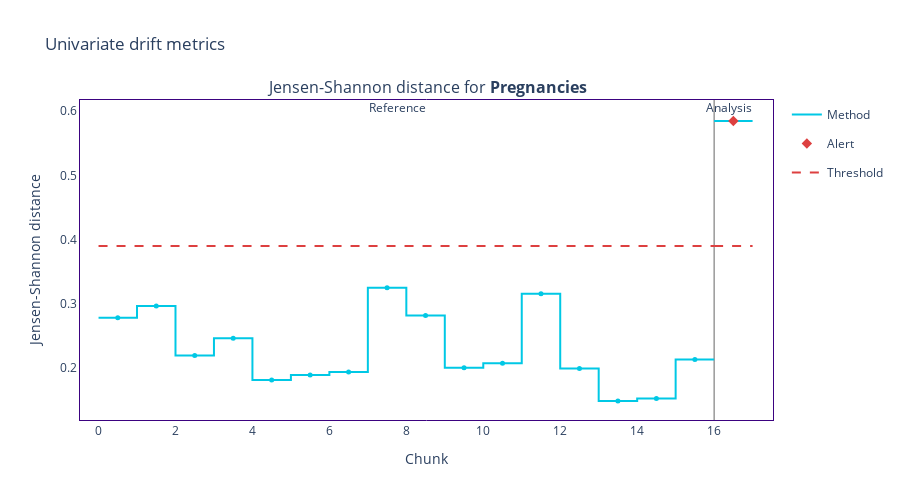
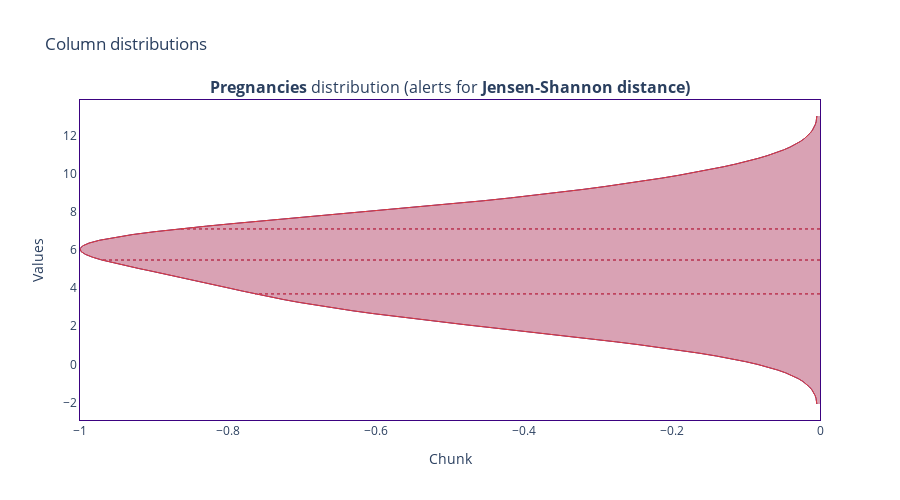
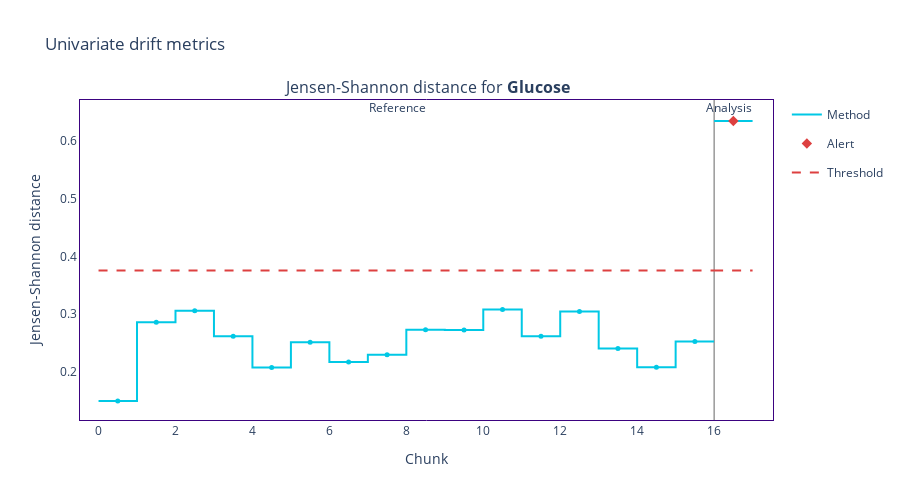
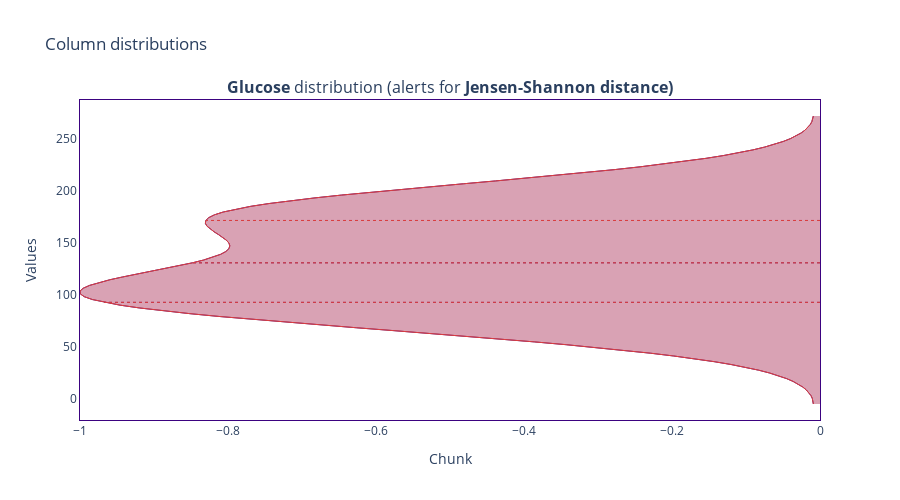

The code cell stored with these charts, in order, in its notebook:
### Code cell
ud, ep = nml_analysis(estimator, udc, new_test_data, col_names)

### Figure 1 — Plotly figure (JSON) as saved in the notebook; plotly's stock layout.template omitted (floating-point values rounded to 4 significant figures)
{"data": [{"hoverinfo": "skip", "legendgroup": "metric_reference", "line": {"color": "#00c8e5", "shape": "hv", "width": 2}, "mode": "lines", "name": "Method", "showlegend": true, "type": "scatter", "x": [0, 1, 2, 3, 4, 5, 6, 7, 8, 9, 10, 11, 12, 13, 14, 15, 16], "xaxis": "x", "y": [0.2783, 0.2966, 0.2199, 0.2465, 0.1815, 0.1896, 0.1942, 0.3253, 0.282, 0.2008, 0.2079, 0.3157, 0.1995, 0.1492, 0.153, 0.2133, 0.2133], "yaxis": "y"}, {"customdata": [["Jensen-Shannon distance for <b>Pregnancies</b>", "<b style=\"color:Colors.BLUE_SKY_CRAYOLA;line-height:60px\">Reference</b>", "", "[0:49]", "Chunk index: <b>0</b>", 0.2783], ["Jensen-Shannon distance for <b>Pregnancies</b>", "<b style=\"color:Colors.BLUE_SKY_CRAYOLA;line-height:60px\">Reference</b>", "", "[50:99]", "Chunk index: <b>1</b>", 0.2966], ["Jensen-Shannon distance for <b>Pregnancies</b>", "<b style=\"color:Colors.BLUE_SKY_CRAYOLA;line-height:60px\">Reference</b>", "", "[100:149]", "Chunk index: <b>2</b>", 0.2199], ["Jensen-Shannon distance for <b>Pregnancies</b>", "<b style=\"color:Colors.BLUE_SKY_CRAYOLA;line-height:60px\">Reference</b>", "", "[150:199]", "Chunk index: <b>3</b>", 0.2465], ["Jensen-Shannon distance for <b>Pregnancies</b>", "<b style=\"color:Colors.BLUE_SKY_CRAYOLA;line-height:60px\">Reference</b>", "", "[200:249]", "Chunk index: <b>4</b>", 0.1815], ["Jensen-Shannon distance for <b>Pregnancies</b>", "<b style=\"color:Colors.BLUE_SKY_CRAYOLA;line-height:60px\">Reference</b>", "", "[250:299]", "Chunk index: <b>5</b>", 0.1896], ["Jensen-Shannon distance for <b>Pregnancies</b>", "<b style=\"color:Colors.BLUE_SKY_CRAYOLA;line-height:60px\">Reference</b>", "", "[300:349]", "Chunk index: <b>6</b>", 0.1942], ["Jensen-Shannon distance for <b>Pregnancies</b>", "<b style=\"color:Colors.BLUE_SKY_CRAYOLA;line-height:60px\">Reference</b>", "", "[350:399]", "Chunk index: <b>7</b>", 0.3253], ["Jensen-Shannon distance for <b>Pregnancies</b>", "<b style=\"color:Colors.BLUE_SKY_CRAYOLA;line-height:60px\">Reference</b>", "", "[400:449]", "Chunk index: <b>8</b>", 0.282], ["Jensen-Shannon distance for <b>Pregnancies</b>", "<b style=\"color:Colors.BLUE_SKY_CRAYOLA;line-height:60px\">Reference</b>", "", "[450:499]", "Chunk index: <b>9</b>", 0.2008], ["Jensen-Shannon distance for <b>Pregnancies</b>", "<b style=\"color:Colors.BLUE_SKY_CRAYOLA;line-height:60px\">Reference</b>", "", "[500:549]", "Chunk index: <b>10</b>", 0.2079], ["Jensen-Shannon distance for <b>Pregnancies</b>", "<b style=\"color:Colors.BLUE_SKY_CRAYOLA;line-height:60px\">Reference</b>", "", "[550:599]", "Chunk index: <b>11</b>", 0.3157], ["Jensen-Shannon distance for <b>Pregnancies</b>", "<b style=\"color:Colors.BLUE_SKY_CRAYOLA;line-height:60px\">Reference</b>", "", "[600:649]", "Chunk index: <b>12</b>", 0.1995], ["Jensen-Shannon distance for <b>Pregnancies</b>", "<b style=\"color:Colors.BLUE_SKY_CRAYOLA;line-height:60px\">Reference</b>", "", "[650:699]", "Chunk index: <b>13</b>", 0.1492], ["Jensen-Shannon distance for <b>Pregnancies</b>", "<b style=\"color:Colors.BLUE_SKY_CRAYOLA;line-height:60px\">Reference</b>", "", "[700:749]", "Chunk index: <b>14</b>", 0.153], ["Jensen-Shannon distance for <b>Pregnancies</b>", "<b style=\"color:Colors.BLUE_SKY_CRAYOLA;line-height:60px\">Reference</b>", "", "[750:767]", "Chunk index: <b>15</b>", 0.2133]], "hovertemplate": "%{customdata[1]} &nbsp; &nbsp; %{customdata[2]} <br />Chunk: <b>%{customdata[3]}</b> &nbsp; &nbsp; %{customdata[4]} <br />%{customdata[0]}: <b>%{customdata[5]}</b><b r /><extra></extra>", "legendgroup": "metric_reference", "marker": {"color": "#00c8e5", "size": 5, "symbol": "circle"}, "mode": "markers", "name": "Method", "showlegend": false, "type": "scatter", "x": [0.5, 1.5, 2.5, 3.5, 4.5, 5.5, 6.5, 7.5, 8.5, 9.5, 10.5, 11.5, 12.5, 13.5, 14.5, 15.5], "xaxis": "x", "y": [0.2783, 0.2966, 0.2199, 0.2465, 0.1815, 0.1896, 0.1942, 0.3253, 0.282, 0.2008, 0.2079, 0.3157, 0.1995, 0.1492, 0.153, 0.2133, 0.2133], "yaxis": "y"}, {"hoverinfo": "skip", "legendgroup": "metric_analysis", "line": {"color": "#00c8e5", "shape": "hv", "width": 2}, "mode": "lines", "name": "Method", "showlegend": false, "type": "scatter", "x": [16, 17], "xaxis": "x", "y": [0.5846, 0.5846], "yaxis": "y"}, {"customdata": [["Jensen-Shannon distance for <b>Pregnancies</b>", "<b style=\"color:Colors.BLUE_SKY_CRAYOLA;line-height:60px\">Analysis</b>", "<span style=\"color:#AD0000\">⚠ <b>Drift detected</b></span>", "[0:9]", "Chunk index: <b>0</b>", 0.5846]], "hovertemplate": "%{customdata[1]} &nbsp; &nbsp; %{customdata[2]} <br />Chunk: <b>%{customdata[3]}</b> &nbsp; &nbsp; %{customdata[4]} <br />%{customdata[0]}: <b>%{customdata[5]}</b><b r /><extra></extra>", "legendgroup": "metric_analysis", "marker": {"color": "#00c8e5", "size": 5, "symbol": "circle"}, "mode": "markers", "name": "Method", "showlegend": false, "type": "scatter", "x": [16.5], "xaxis": "x", "y": [0.5846, 0.5846], "yaxis": "y"}, {"hoverinfo": "skip", "legendgroup": "alert", "marker": {"color": "#DD4040", "size": 8, "symbol": "diamond"}, "mode": "markers", "name": "Alert", "showlegend": true, "type": "scatter", "x": [16.5], "xaxis": "x", "y": [0.5846], "yaxis": "y"}, {"hoverinfo": "skip", "legendgroup": "thresh", "line": {"color": "#DD4040", "dash": "dash", "width": 2}, "mode": "lines", "name": "Threshold", "showlegend": true, "type": "scatter", "x": [0, 1, 2, 3, 4, 5, 6, 7, 8, 9, 10, 11, 12, 13, 14, 15, 16], "xaxis": "x", "y": [0.3901, 0.3901, 0.3901, 0.3901, 0.3901, 0.3901, 0.3901, 0.3901, 0.3901, 0.3901, 0.3901, 0.3901, 0.3901, 0.3901, 0.3901, 0.3901, 0.3901], "yaxis": "y"}, {"hoverinfo": "skip", "legendgroup": "thresh", "line": {"color": "#DD4040", "dash": "dash", "width": 2}, "mode": "lines", "name": "Threshold", "showlegend": false, "type": "scatter", "x": [16, 17], "xaxis": "x", "y": [0.3901, 0.3901], "yaxis": "y"}], "layout": {"annotations": [{"font": {"size": 16}, "showarrow": false, "text": "Jensen-Shannon distance for <b>Pregnancies</b>", "x": 0.5, "xanchor": "center", "xref": "paper", "y": 1, "yanchor": "bottom", "yref": "paper"}, {"showarrow": false, "text": "Reference", "x": 7.5, "xref": "x", "xshift": 10, "y": 1.01, "yref": "y domain"}, {"showarrow": false, "text": "Analysis", "x": 16, "xref": "x", "xshift": 15, "y": 1.01, "yref": "y domain"}], "height": 500, "hoverlabel": {"bgcolor": "white", "font": {"size": 14}}, "legend": {"itemclick": false, "itemdoubleclick": false, "traceorder": "grouped"}, "paper_bgcolor": "rgba(255,255,255,1)", "plot_bgcolor": "rgba(255,255,255,1)", "shapes": [{"layer": "below", "line": {"color": "#666666", "width": 1}, "type": "line", "x0": 16, "x1": 16, "xref": "x", "y0": 0, "y1": 1, "yref": "y domain"}], "title": {"text": "Univariate drift metrics"}, "xaxis": {"anchor": "y", "domain": [0, 1], "linecolor": "#3b0280", "matches": "x", "mirror": true, "showgrid": false, "title": {"text": "Chunk"}, "zeroline": false}, "yaxis": {"anchor": "x", "domain": [0, 1], "linecolor": "#3b0280", "mirror": true, "showgrid": false, "title": {"text": "Jensen-Shannon distance"}, "zeroline": false}}}

### Figure 2 — Plotly figure (JSON) as saved in the notebook; plotly's stock layout.template omitted (floating-point values rounded to 4 significant figures)
{"data": [{"hoverinfo": "skip", "line": {"color": "#3b0280", "width": 1}, "mode": "lines", "name": "Analysis", "showlegend": false, "type": "scatter", "x": [-0.004264, -0.004587, -0.005354, -0.006609, -0.008415, -0.01086, -0.01406, -0.01812, -0.0232, -0.02946, -0.03704, -0.04613, -0.05688, -0.06945, -0.08397, -0.1006, -0.1193, -0.1402, -0.1632, -0.1884, -0.2156, -0.2446, -0.2753, -0.3073, -0.3404, -0.3743, -0.4086, -0.4429, -0.4769, -0.5103, -0.5426, -0.5737, -0.6033, -0.6313, -0.6574, -0.6817, -0.7043, -0.7252, -0.7447, -0.7631, -0.7806, -0.7977, -0.8145, -0.8314, -0.8486, -0.8663, -0.8843, -0.9026, -0.9208, -0.9386, -0.9553, -0.9704, -0.9832, -0.9928, -0.9986, -1, -0.9965, -0.9877, -0.9736, -0.954, -0.9293, -0.8998, -0.8661, -0.8289, -0.7889, -0.7469, -0.7037, -0.6601, -0.6166, -0.5739, -0.5324, -0.4925, -0.4543, -0.418, -0.3836, -0.351, -0.3203, -0.2914, -0.264, -0.2382, -0.2139, -0.191, -0.1695, -0.1495, -0.1308, -0.1136, -0.09788, -0.08356, -0.07069, -0.05924, -0.04916, -0.04038, -0.03284, -0.02644, -0.02108, -0.01666, -0.01307, -0.01021, -0.008003, -0.006355, -0.005209, -0.004518, -0.004253], "xaxis": "x", "y": [-2.087, -1.939, -1.79, -1.642, -1.493, -1.345, -1.196, -1.048, -0.8994, -0.7509, -0.6025, -0.454, -0.3055, -0.157, -0.008541, 0.1399, 0.2884, 0.4369, 0.5854, 0.7338, 0.8823, 1.031, 1.179, 1.328, 1.476, 1.625, 1.773, 1.922, 2.07, 2.219, 2.367, 2.516, 2.664, 2.813, 2.961, 3.11, 3.258, 3.406, 3.555, 3.703, 3.852, 4.0, 4.149, 4.297, 4.446, 4.594, 4.743, 4.891, 5.04, 5.188, 5.337, 5.485, 5.634, 5.782, 5.931, 6.079, 6.228, 6.376, 6.524, 6.673, 6.821, 6.97, 7.118, 7.267, 7.415, 7.564, 7.712, 7.861, 8.009, 8.158, 8.306, 8.455, 8.603, 8.752, 8.9, 9.049, 9.197, 9.346, 9.494, 9.643, 9.791, 9.939, 10.09, 10.24, 10.38, 10.53, 10.68, 10.83, 10.98, 11.13, 11.28, 11.42, 11.57, 11.72, 11.87, 12.02, 12.17, 12.32, 12.46, 12.61, 12.76, 12.91, 13.06], "yaxis": "y"}, {"fill": "tonexty", "fillcolor": "rgba(0.23137254901960785, 0.00784313725490196, 0.5019607843137255, 0.2)", "hoverinfo": "skip", "line": {"color": "rgba(0,0,0,0)", "width": 1}, "showlegend": false, "type": "scatter", "x": [0, 0, 0, 0, 0, 0, 0, 0, 0, 0, 0, 0, 0, 0, 0, 0, 0, 0, 0, 0, 0, 0, 0, 0, 0, 0, 0, 0, 0, 0, 0, 0, 0, 0, 0, 0, 0, 0, 0, 0, 0, 0, 0, 0, 0, 0, 0, 0, 0, 0, 0, 0, 0, 0, 0, 0, 0, 0, 0, 0, 0, 0, 0, 0, 0, 0, 0, 0, 0, 0, 0, 0, 0, 0, 0, 0, 0, 0, 0, 0, 0, 0, 0, 0, 0, 0, 0, 0, 0, 0, 0, 0, 0, 0, 0, 0, 0, 0, 0, 0, 0, 0, 0], "xaxis": "x", "y": [-2.087, -1.939, -1.79, -1.642, -1.493, -1.345, -1.196, -1.048, -0.8994, -0.7509, -0.6025, -0.454, -0.3055, -0.157, -0.008541, 0.1399, 0.2884, 0.4369, 0.5854, 0.7338, 0.8823, 1.031, 1.179, 1.328, 1.476, 1.625, 1.773, 1.922, 2.07, 2.219, 2.367, 2.516, 2.664, 2.813, 2.961, 3.11, 3.258, 3.406, 3.555, 3.703, 3.852, 4.0, 4.149, 4.297, 4.446, 4.594, 4.743, 4.891, 5.04, 5.188, 5.337, 5.485, 5.634, 5.782, 5.931, 6.079, 6.228, 6.376, 6.524, 6.673, 6.821, 6.97, 7.118, 7.267, 7.415, 7.564, 7.712, 7.861, 8.009, 8.158, 8.306, 8.455, 8.603, 8.752, 8.9, 9.049, 9.197, 9.346, 9.494, 9.643, 9.791, 9.939, 10.09, 10.24, 10.38, 10.53, 10.68, 10.83, 10.98, 11.13, 11.28, 11.42, 11.57, 11.72, 11.87, 12.02, 12.17, 12.32, 12.46, 12.61, 12.76, 12.91, 13.06], "yaxis": "y"}, {"customdata": [["[0:9]", "Chunk index: <b>0</b>", "3.703"], ["[0:9]", "Chunk index: <b>0</b>", "3.703"]], "hoverlabel": {"bgcolor": "#3b0280", "font": {"color": "white"}}, "hovertemplate": "Chunk %{customdata[0]}: %{customdata[1]}, <b>%{customdata[2]}</b>", "line": {"color": "#3b0280", "dash": "dot", "width": 1}, "mode": "lines", "name": "Analysis", "showlegend": false, "type": "scatter", "x": [0, -0.7631], "xaxis": "x", "y": [3.703, 3.703], "yaxis": "y"}, {"customdata": [["[0:9]", "Chunk index: <b>0</b>", "5.485"], ["[0:9]", "Chunk index: <b>0</b>", "5.485"]], "hoverlabel": {"bgcolor": "#3b0280", "font": {"color": "white"}}, "hovertemplate": "Chunk %{customdata[0]}: %{customdata[1]}, <b>%{customdata[2]}</b>", "line": {"color": "#3b0280", "dash": "dot", "width": 1}, "mode": "lines", "name": "Analysis", "showlegend": false, "type": "scatter", "x": [0, -0.9704], "xaxis": "x", "y": [5.485, 5.485], "yaxis": "y"}, {"customdata": [["[0:9]", "Chunk index: <b>0</b>", "7.118"], ["[0:9]", "Chunk index: <b>0</b>", "7.118"]], "hoverlabel": {"bgcolor": "#3b0280", "font": {"color": "white"}}, "hovertemplate": "Chunk %{customdata[0]}: %{customdata[1]}, <b>%{customdata[2]}</b>", "line": {"color": "#3b0280", "dash": "dot", "width": 1}, "mode": "lines", "name": "Analysis", "showlegend": false, "type": "scatter", "x": [0, -0.8661], "xaxis": "x", "y": [7.118, 7.118], "yaxis": "y"}, {"hoverinfo": "skip", "line": {"color": "#DD4040", "width": 1}, "mode": "lines", "name": "Alerts", "showlegend": false, "type": "scatter", "x": [-0.004264, -0.004587, -0.005354, -0.006609, -0.008415, -0.01086, -0.01406, -0.01812, -0.0232, -0.02946, -0.03704, -0.04613, -0.05688, -0.06945, -0.08397, -0.1006, -0.1193, -0.1402, -0.1632, -0.1884, -0.2156, -0.2446, -0.2753, -0.3073, -0.3404, -0.3743, -0.4086, -0.4429, -0.4769, -0.5103, -0.5426, -0.5737, -0.6033, -0.6313, -0.6574, -0.6817, -0.7043, -0.7252, -0.7447, -0.7631, -0.7806, -0.7977, -0.8145, -0.8314, -0.8486, -0.8663, -0.8843, -0.9026, -0.9208, -0.9386, -0.9553, -0.9704, -0.9832, -0.9928, -0.9986, -1, -0.9965, -0.9877, -0.9736, -0.954, -0.9293, -0.8998, -0.8661, -0.8289, -0.7889, -0.7469, -0.7037, -0.6601, -0.6166, -0.5739, -0.5324, -0.4925, -0.4543, -0.418, -0.3836, -0.351, -0.3203, -0.2914, -0.264, -0.2382, -0.2139, -0.191, -0.1695, -0.1495, -0.1308, -0.1136, -0.09788, -0.08356, -0.07069, -0.05924, -0.04916, -0.04038, -0.03284, -0.02644, -0.02108, -0.01666, -0.01307, -0.01021, -0.008003, -0.006355, -0.005209, -0.004518, -0.004253], "xaxis": "x", "y": [-2.087, -1.939, -1.79, -1.642, -1.493, -1.345, -1.196, -1.048, -0.8994, -0.7509, -0.6025, -0.454, -0.3055, -0.157, -0.008541, 0.1399, 0.2884, 0.4369, 0.5854, 0.7338, 0.8823, 1.031, 1.179, 1.328, 1.476, 1.625, 1.773, 1.922, 2.07, 2.219, 2.367, 2.516, 2.664, 2.813, 2.961, 3.11, 3.258, 3.406, 3.555, 3.703, 3.852, 4.0, 4.149, 4.297, 4.446, 4.594, 4.743, 4.891, 5.04, 5.188, 5.337, 5.485, 5.634, 5.782, 5.931, 6.079, 6.228, 6.376, 6.524, 6.673, 6.821, 6.97, 7.118, 7.267, 7.415, 7.564, 7.712, 7.861, 8.009, 8.158, 8.306, 8.455, 8.603, 8.752, 8.9, 9.049, 9.197, 9.346, 9.494, 9.643, 9.791, 9.939, 10.09, 10.24, 10.38, 10.53, 10.68, 10.83, 10.98, 11.13, 11.28, 11.42, 11.57, 11.72, 11.87, 12.02, 12.17, 12.32, 12.46, 12.61, 12.76, 12.91, 13.06], "yaxis": "y"}, {"fill": "tonexty", "fillcolor": "rgba(0.8666666666666667, 0.25098039215686274, 0.25098039215686274, 0.3)", "hoverinfo": "skip", "line": {"color": "rgba(0,0,0,0)", "width": 1}, "showlegend": false, "type": "scatter", "x": [0, 0, 0, 0, 0, 0, 0, 0, 0, 0, 0, 0, 0, 0, 0, 0, 0, 0, 0, 0, 0, 0, 0, 0, 0, 0, 0, 0, 0, 0, 0, 0, 0, 0, 0, 0, 0, 0, 0, 0, 0, 0, 0, 0, 0, 0, 0, 0, 0, 0, 0, 0, 0, 0, 0, 0, 0, 0, 0, 0, 0, 0, 0, 0, 0, 0, 0, 0, 0, 0, 0, 0, 0, 0, 0, 0, 0, 0, 0, 0, 0, 0, 0, 0, 0, 0, 0, 0, 0, 0, 0, 0, 0, 0, 0, 0, 0, 0, 0, 0, 0, 0, 0], "xaxis": "x", "y": [-2.087, -1.939, -1.79, -1.642, -1.493, -1.345, -1.196, -1.048, -0.8994, -0.7509, -0.6025, -0.454, -0.3055, -0.157, -0.008541, 0.1399, 0.2884, 0.4369, 0.5854, 0.7338, 0.8823, 1.031, 1.179, 1.328, 1.476, 1.625, 1.773, 1.922, 2.07, 2.219, 2.367, 2.516, 2.664, 2.813, 2.961, 3.11, 3.258, 3.406, 3.555, 3.703, 3.852, 4.0, 4.149, 4.297, 4.446, 4.594, 4.743, 4.891, 5.04, 5.188, 5.337, 5.485, 5.634, 5.782, 5.931, 6.079, 6.228, 6.376, 6.524, 6.673, 6.821, 6.97, 7.118, 7.267, 7.415, 7.564, 7.712, 7.861, 8.009, 8.158, 8.306, 8.455, 8.603, 8.752, 8.9, 9.049, 9.197, 9.346, 9.494, 9.643, 9.791, 9.939, 10.09, 10.24, 10.38, 10.53, 10.68, 10.83, 10.98, 11.13, 11.28, 11.42, 11.57, 11.72, 11.87, 12.02, 12.17, 12.32, 12.46, 12.61, 12.76, 12.91, 13.06], "yaxis": "y"}, {"customdata": [[null, "Chunk index: <b>0</b>", 3.703], [null, "Chunk index: <b>0</b>", 3.703]], "hoverlabel": {"bgcolor": "#DD4040", "font": {"color": "white"}}, "hovertemplate": "Chunk %{customdata[0]}: %{customdata[1]}, <b>%{customdata[2]}</b>", "line": {"color": "#DD4040", "dash": "dot", "width": 1}, "mode": "lines", "name": "Alerts", "showlegend": false, "type": "scatter", "x": [0, -0.7631], "xaxis": "x", "y": [3.703, 3.703], "yaxis": "y"}, {"customdata": [[null, "Chunk index: <b>0</b>", 5.485], [null, "Chunk index: <b>0</b>", 5.485]], "hoverlabel": {"bgcolor": "#DD4040", "font": {"color": "white"}}, "hovertemplate": "Chunk %{customdata[0]}: %{customdata[1]}, <b>%{customdata[2]}</b>", "line": {"color": "#DD4040", "dash": "dot", "width": 1}, "mode": "lines", "name": "Alerts", "showlegend": false, "type": "scatter", "x": [0, -0.9704], "xaxis": "x", "y": [5.485, 5.485], "yaxis": "y"}, {"customdata": [[null, "Chunk index: <b>0</b>", 7.118], [null, "Chunk index: <b>0</b>", 7.118]], "hoverlabel": {"bgcolor": "#DD4040", "font": {"color": "white"}}, "hovertemplate": "Chunk %{customdata[0]}: %{customdata[1]}, <b>%{customdata[2]}</b>", "line": {"color": "#DD4040", "dash": "dot", "width": 1}, "mode": "lines", "name": "Alerts", "showlegend": false, "type": "scatter", "x": [0, -0.8661], "xaxis": "x", "y": [7.118, 7.118], "yaxis": "y"}], "layout": {"annotations": [{"font": {"size": 16}, "showarrow": false, "text": "<b>Pregnancies</b> distribution (alerts for <b>Jensen-Shannon distance)</b>", "x": 0.5, "xanchor": "center", "xref": "paper", "y": 1, "yanchor": "bottom", "yref": "paper"}], "height": 500, "hoverlabel": {"bgcolor": "white", "font": {"size": 14}}, "legend": {"itemclick": false, "itemdoubleclick": false, "traceorder": "grouped"}, "paper_bgcolor": "rgba(255,255,255,1)", "plot_bgcolor": "rgba(255,255,255,1)", "title": {"text": "Column distributions"}, "xaxis": {"anchor": "y", "domain": [0, 1], "linecolor": "#3b0280", "matches": "x", "mirror": true, "showgrid": false, "title": {"text": "Chunk"}, "zeroline": false}, "yaxis": {"anchor": "x", "domain": [0, 1], "linecolor": "#3b0280", "mirror": true, "showgrid": false, "title": {"text": "Values"}, "zeroline": false}}}

### Figure 3 — Plotly figure (JSON) as saved in the notebook; plotly's stock layout.template omitted (floating-point values rounded to 4 significant figures)
{"data": [{"hoverinfo": "skip", "legendgroup": "metric_reference", "line": {"color": "#00c8e5", "shape": "hv", "width": 2}, "mode": "lines", "name": "Method", "showlegend": true, "type": "scatter", "x": [0, 1, 2, 3, 4, 5, 6, 7, 8, 9, 10, 11, 12, 13, 14, 15, 16], "xaxis": "x", "y": [0.1499, 0.286, 0.306, 0.2618, 0.2078, 0.2516, 0.2171, 0.2298, 0.2732, 0.2728, 0.3081, 0.2619, 0.3047, 0.2407, 0.2083, 0.253, 0.253], "yaxis": "y"}, {"customdata": [["Jensen-Shannon distance for <b>Glucose</b>", "<b style=\"color:Colors.BLUE_SKY_CRAYOLA;line-height:60px\">Reference</b>", "", "[0:49]", "Chunk index: <b>0</b>", 0.1499], ["Jensen-Shannon distance for <b>Glucose</b>", "<b style=\"color:Colors.BLUE_SKY_CRAYOLA;line-height:60px\">Reference</b>", "", "[50:99]", "Chunk index: <b>1</b>", 0.286], ["Jensen-Shannon distance for <b>Glucose</b>", "<b style=\"color:Colors.BLUE_SKY_CRAYOLA;line-height:60px\">Reference</b>", "", "[100:149]", "Chunk index: <b>2</b>", 0.306], ["Jensen-Shannon distance for <b>Glucose</b>", "<b style=\"color:Colors.BLUE_SKY_CRAYOLA;line-height:60px\">Reference</b>", "", "[150:199]", "Chunk index: <b>3</b>", 0.2618], ["Jensen-Shannon distance for <b>Glucose</b>", "<b style=\"color:Colors.BLUE_SKY_CRAYOLA;line-height:60px\">Reference</b>", "", "[200:249]", "Chunk index: <b>4</b>", 0.2078], ["Jensen-Shannon distance for <b>Glucose</b>", "<b style=\"color:Colors.BLUE_SKY_CRAYOLA;line-height:60px\">Reference</b>", "", "[250:299]", "Chunk index: <b>5</b>", 0.2516], ["Jensen-Shannon distance for <b>Glucose</b>", "<b style=\"color:Colors.BLUE_SKY_CRAYOLA;line-height:60px\">Reference</b>", "", "[300:349]", "Chunk index: <b>6</b>", 0.2171], ["Jensen-Shannon distance for <b>Glucose</b>", "<b style=\"color:Colors.BLUE_SKY_CRAYOLA;line-height:60px\">Reference</b>", "", "[350:399]", "Chunk index: <b>7</b>", 0.2298], ["Jensen-Shannon distance for <b>Glucose</b>", "<b style=\"color:Colors.BLUE_SKY_CRAYOLA;line-height:60px\">Reference</b>", "", "[400:449]", "Chunk index: <b>8</b>", 0.2732], ["Jensen-Shannon distance for <b>Glucose</b>", "<b style=\"color:Colors.BLUE_SKY_CRAYOLA;line-height:60px\">Reference</b>", "", "[450:499]", "Chunk index: <b>9</b>", 0.2728], ["Jensen-Shannon distance for <b>Glucose</b>", "<b style=\"color:Colors.BLUE_SKY_CRAYOLA;line-height:60px\">Reference</b>", "", "[500:549]", "Chunk index: <b>10</b>", 0.3081], ["Jensen-Shannon distance for <b>Glucose</b>", "<b style=\"color:Colors.BLUE_SKY_CRAYOLA;line-height:60px\">Reference</b>", "", "[550:599]", "Chunk index: <b>11</b>", 0.2619], ["Jensen-Shannon distance for <b>Glucose</b>", "<b style=\"color:Colors.BLUE_SKY_CRAYOLA;line-height:60px\">Reference</b>", "", "[600:649]", "Chunk index: <b>12</b>", 0.3047], ["Jensen-Shannon distance for <b>Glucose</b>", "<b style=\"color:Colors.BLUE_SKY_CRAYOLA;line-height:60px\">Reference</b>", "", "[650:699]", "Chunk index: <b>13</b>", 0.2407], ["Jensen-Shannon distance for <b>Glucose</b>", "<b style=\"color:Colors.BLUE_SKY_CRAYOLA;line-height:60px\">Reference</b>", "", "[700:749]", "Chunk index: <b>14</b>", 0.2083], ["Jensen-Shannon distance for <b>Glucose</b>", "<b style=\"color:Colors.BLUE_SKY_CRAYOLA;line-height:60px\">Reference</b>", "", "[750:767]", "Chunk index: <b>15</b>", 0.253]], "hovertemplate": "%{customdata[1]} &nbsp; &nbsp; %{customdata[2]} <br />Chunk: <b>%{customdata[3]}</b> &nbsp; &nbsp; %{customdata[4]} <br />%{customdata[0]}: <b>%{customdata[5]}</b><b r /><extra></extra>", "legendgroup": "metric_reference", "marker": {"color": "#00c8e5", "size": 5, "symbol": "circle"}, "mode": "markers", "name": "Method", "showlegend": false, "type": "scatter", "x": [0.5, 1.5, 2.5, 3.5, 4.5, 5.5, 6.5, 7.5, 8.5, 9.5, 10.5, 11.5, 12.5, 13.5, 14.5, 15.5], "xaxis": "x", "y": [0.1499, 0.286, 0.306, 0.2618, 0.2078, 0.2516, 0.2171, 0.2298, 0.2732, 0.2728, 0.3081, 0.2619, 0.3047, 0.2407, 0.2083, 0.253, 0.253], "yaxis": "y"}, {"hoverinfo": "skip", "legendgroup": "metric_analysis", "line": {"color": "#00c8e5", "shape": "hv", "width": 2}, "mode": "lines", "name": "Method", "showlegend": false, "type": "scatter", "x": [16, 17], "xaxis": "x", "y": [0.635, 0.635], "yaxis": "y"}, {"customdata": [["Jensen-Shannon distance for <b>Glucose</b>", "<b style=\"color:Colors.BLUE_SKY_CRAYOLA;line-height:60px\">Analysis</b>", "<span style=\"color:#AD0000\">⚠ <b>Drift detected</b></span>", "[0:9]", "Chunk index: <b>0</b>", 0.635]], "hovertemplate": "%{customdata[1]} &nbsp; &nbsp; %{customdata[2]} <br />Chunk: <b>%{customdata[3]}</b> &nbsp; &nbsp; %{customdata[4]} <br />%{customdata[0]}: <b>%{customdata[5]}</b><b r /><extra></extra>", "legendgroup": "metric_analysis", "marker": {"color": "#00c8e5", "size": 5, "symbol": "circle"}, "mode": "markers", "name": "Method", "showlegend": false, "type": "scatter", "x": [16.5], "xaxis": "x", "y": [0.635, 0.635], "yaxis": "y"}, {"hoverinfo": "skip", "legendgroup": "alert", "marker": {"color": "#DD4040", "size": 8, "symbol": "diamond"}, "mode": "markers", "name": "Alert", "showlegend": true, "type": "scatter", "x": [16.5], "xaxis": "x", "y": [0.635], "yaxis": "y"}, {"hoverinfo": "skip", "legendgroup": "thresh", "line": {"color": "#DD4040", "dash": "dash", "width": 2}, "mode": "lines", "name": "Threshold", "showlegend": true, "type": "scatter", "x": [0, 1, 2, 3, 4, 5, 6, 7, 8, 9, 10, 11, 12, 13, 14, 15, 16], "xaxis": "x", "y": [0.3757, 0.3757, 0.3757, 0.3757, 0.3757, 0.3757, 0.3757, 0.3757, 0.3757, 0.3757, 0.3757, 0.3757, 0.3757, 0.3757, 0.3757, 0.3757, 0.3757], "yaxis": "y"}, {"hoverinfo": "skip", "legendgroup": "thresh", "line": {"color": "#DD4040", "dash": "dash", "width": 2}, "mode": "lines", "name": "Threshold", "showlegend": false, "type": "scatter", "x": [16, 17], "xaxis": "x", "y": [0.3757, 0.3757], "yaxis": "y"}], "layout": {"annotations": [{"font": {"size": 16}, "showarrow": false, "text": "Jensen-Shannon distance for <b>Glucose</b>", "x": 0.5, "xanchor": "center", "xref": "paper", "y": 1, "yanchor": "bottom", "yref": "paper"}, {"showarrow": false, "text": "Reference", "x": 7.5, "xref": "x", "xshift": 10, "y": 1.01, "yref": "y domain"}, {"showarrow": false, "text": "Analysis", "x": 16, "xref": "x", "xshift": 15, "y": 1.01, "yref": "y domain"}], "height": 500, "hoverlabel": {"bgcolor": "white", "font": {"size": 14}}, "legend": {"itemclick": false, "itemdoubleclick": false, "traceorder": "grouped"}, "paper_bgcolor": "rgba(255,255,255,1)", "plot_bgcolor": "rgba(255,255,255,1)", "shapes": [{"layer": "below", "line": {"color": "#666666", "width": 1}, "type": "line", "x0": 16, "x1": 16, "xref": "x", "y0": 0, "y1": 1, "yref": "y domain"}], "title": {"text": "Univariate drift metrics"}, "xaxis": {"anchor": "y", "domain": [0, 1], "linecolor": "#3b0280", "matches": "x", "mirror": true, "showgrid": false, "title": {"text": "Chunk"}, "zeroline": false}, "yaxis": {"anchor": "x", "domain": [0, 1], "linecolor": "#3b0280", "mirror": true, "showgrid": false, "title": {"text": "Jensen-Shannon distance"}, "zeroline": false}}}

### Figure 4 — Plotly figure (JSON) as saved in the notebook; plotly's stock layout.template omitted (floating-point values rounded to 4 significant figures)
{"data": [{"hoverinfo": "skip", "line": {"color": "#3b0280", "width": 1}, "mode": "lines", "name": "Analysis", "showlegend": false, "type": "scatter", "x": [-0.008968, -0.009338, -0.01043, -0.01228, -0.01496, -0.01857, -0.02324, -0.02911, -0.03637, -0.04521, -0.05582, -0.06844, -0.08327, -0.1005, -0.1204, -0.1431, -0.1688, -0.1975, -0.2293, -0.2642, -0.3021, -0.3428, -0.3861, -0.4316, -0.4789, -0.5276, -0.5769, -0.6265, -0.6754, -0.7231, -0.7688, -0.8119, -0.8517, -0.8876, -0.9191, -0.9457, -0.9672, -0.9834, -0.9941, -0.9996, -1, -0.9957, -0.9871, -0.9749, -0.9597, -0.9422, -0.9233, -0.9037, -0.8841, -0.8654, -0.8481, -0.8328, -0.82, -0.81, -0.8029, -0.7988, -0.7975, -0.7988, -0.8021, -0.807, -0.8128, -0.8188, -0.8243, -0.8285, -0.8306, -0.83, -0.826, -0.8183, -0.8064, -0.7901, -0.7694, -0.7444, -0.7153, -0.6824, -0.6463, -0.6075, -0.5667, -0.5245, -0.4815, -0.4386, -0.3962, -0.355, -0.3155, -0.278, -0.243, -0.2106, -0.181, -0.1542, -0.1303, -0.1091, -0.09066, -0.07469, -0.06103, -0.04948, -0.03983, -0.03187, -0.02539, -0.02022, -0.01619, -0.01315, -0.011, -0.009638, -0.009018], "xaxis": "x", "y": [-4.823, -2.106, 0.6105, 3.327, 6.044, 8.761, 11.48, 14.19, 16.91, 19.63, 22.34, 25.06, 27.78, 30.49, 33.21, 35.93, 38.64, 41.36, 44.08, 46.79, 49.51, 52.23, 54.94, 57.66, 60.38, 63.09, 65.81, 68.53, 71.24, 73.96, 76.68, 79.39, 82.11, 84.83, 87.54, 90.26, 92.98, 95.69, 98.41, 101.1, 103.8, 106.6, 109.3, 112.0, 114.7, 117.4, 120.1, 122.9, 125.6, 128.3, 131.0, 133.7, 136.4, 139.2, 141.9, 144.6, 147.3, 150.0, 152.7, 155.5, 158.2, 160.9, 163.6, 166.3, 169.0, 171.8, 174.5, 177.2, 179.9, 182.6, 185.3, 188.1, 190.8, 193.5, 196.2, 198.9, 201.6, 204.4, 207.1, 209.8, 212.5, 215.2, 217.9, 220.7, 223.4, 226.1, 228.8, 231.5, 234.2, 237.0, 239.7, 242.4, 245.1, 247.8, 250.5, 253.3, 256.0, 258.7, 261.4, 264.1, 266.8, 269.6, 272.3], "yaxis": "y"}, {"fill": "tonexty", "fillcolor": "rgba(0.23137254901960785, 0.00784313725490196, 0.5019607843137255, 0.2)", "hoverinfo": "skip", "line": {"color": "rgba(0,0,0,0)", "width": 1}, "showlegend": false, "type": "scatter", "x": [0, 0, 0, 0, 0, 0, 0, 0, 0, 0, 0, 0, 0, 0, 0, 0, 0, 0, 0, 0, 0, 0, 0, 0, 0, 0, 0, 0, 0, 0, 0, 0, 0, 0, 0, 0, 0, 0, 0, 0, 0, 0, 0, 0, 0, 0, 0, 0, 0, 0, 0, 0, 0, 0, 0, 0, 0, 0, 0, 0, 0, 0, 0, 0, 0, 0, 0, 0, 0, 0, 0, 0, 0, 0, 0, 0, 0, 0, 0, 0, 0, 0, 0, 0, 0, 0, 0, 0, 0, 0, 0, 0, 0, 0, 0, 0, 0, 0, 0, 0, 0, 0, 0], "xaxis": "x", "y": [-4.823, -2.106, 0.6105, 3.327, 6.044, 8.761, 11.48, 14.19, 16.91, 19.63, 22.34, 25.06, 27.78, 30.49, 33.21, 35.93, 38.64, 41.36, 44.08, 46.79, 49.51, 52.23, 54.94, 57.66, 60.38, 63.09, 65.81, 68.53, 71.24, 73.96, 76.68, 79.39, 82.11, 84.83, 87.54, 90.26, 92.98, 95.69, 98.41, 101.1, 103.8, 106.6, 109.3, 112.0, 114.7, 117.4, 120.1, 122.9, 125.6, 128.3, 131.0, 133.7, 136.4, 139.2, 141.9, 144.6, 147.3, 150.0, 152.7, 155.5, 158.2, 160.9, 163.6, 166.3, 169.0, 171.8, 174.5, 177.2, 179.9, 182.6, 185.3, 188.1, 190.8, 193.5, 196.2, 198.9, 201.6, 204.4, 207.1, 209.8, 212.5, 215.2, 217.9, 220.7, 223.4, 226.1, 228.8, 231.5, 234.2, 237.0, 239.7, 242.4, 245.1, 247.8, 250.5, 253.3, 256.0, 258.7, 261.4, 264.1, 266.8, 269.6, 272.3], "yaxis": "y"}, {"customdata": [["[0:9]", "Chunk index: <b>0</b>", "92.978"], ["[0:9]", "Chunk index: <b>0</b>", "92.978"]], "hoverlabel": {"bgcolor": "#3b0280", "font": {"color": "white"}}, "hovertemplate": "Chunk %{customdata[0]}: %{customdata[1]}, <b>%{customdata[2]}</b>", "line": {"color": "#3b0280", "dash": "dot", "width": 1}, "mode": "lines", "name": "Analysis", "showlegend": false, "type": "scatter", "x": [0, -0.9672], "xaxis": "x", "y": [92.98, 92.98], "yaxis": "y"}, {"customdata": [["[0:9]", "Chunk index: <b>0</b>", "131.012"], ["[0:9]", "Chunk index: <b>0</b>", "131.012"]], "hoverlabel": {"bgcolor": "#3b0280", "font": {"color": "white"}}, "hovertemplate": "Chunk %{customdata[0]}: %{customdata[1]}, <b>%{customdata[2]}</b>", "line": {"color": "#3b0280", "dash": "dot", "width": 1}, "mode": "lines", "name": "Analysis", "showlegend": false, "type": "scatter", "x": [0, -0.8481], "xaxis": "x", "y": [131.0, 131.0], "yaxis": "y"}, {"customdata": [["[0:9]", "Chunk index: <b>0</b>", "171.762"], ["[0:9]", "Chunk index: <b>0</b>", "171.762"]], "hoverlabel": {"bgcolor": "#3b0280", "font": {"color": "white"}}, "hovertemplate": "Chunk %{customdata[0]}: %{customdata[1]}, <b>%{customdata[2]}</b>", "line": {"color": "#3b0280", "dash": "dot", "width": 1}, "mode": "lines", "name": "Analysis", "showlegend": false, "type": "scatter", "x": [0, -0.83], "xaxis": "x", "y": [171.8, 171.8], "yaxis": "y"}, {"hoverinfo": "skip", "line": {"color": "#DD4040", "width": 1}, "mode": "lines", "name": "Alerts", "showlegend": false, "type": "scatter", "x": [-0.008968, -0.009338, -0.01043, -0.01228, -0.01496, -0.01857, -0.02324, -0.02911, -0.03637, -0.04521, -0.05582, -0.06844, -0.08327, -0.1005, -0.1204, -0.1431, -0.1688, -0.1975, -0.2293, -0.2642, -0.3021, -0.3428, -0.3861, -0.4316, -0.4789, -0.5276, -0.5769, -0.6265, -0.6754, -0.7231, -0.7688, -0.8119, -0.8517, -0.8876, -0.9191, -0.9457, -0.9672, -0.9834, -0.9941, -0.9996, -1, -0.9957, -0.9871, -0.9749, -0.9597, -0.9422, -0.9233, -0.9037, -0.8841, -0.8654, -0.8481, -0.8328, -0.82, -0.81, -0.8029, -0.7988, -0.7975, -0.7988, -0.8021, -0.807, -0.8128, -0.8188, -0.8243, -0.8285, -0.8306, -0.83, -0.826, -0.8183, -0.8064, -0.7901, -0.7694, -0.7444, -0.7153, -0.6824, -0.6463, -0.6075, -0.5667, -0.5245, -0.4815, -0.4386, -0.3962, -0.355, -0.3155, -0.278, -0.243, -0.2106, -0.181, -0.1542, -0.1303, -0.1091, -0.09066, -0.07469, -0.06103, -0.04948, -0.03983, -0.03187, -0.02539, -0.02022, -0.01619, -0.01315, -0.011, -0.009638, -0.009018], "xaxis": "x", "y": [-4.823, -2.106, 0.6105, 3.327, 6.044, 8.761, 11.48, 14.19, 16.91, 19.63, 22.34, 25.06, 27.78, 30.49, 33.21, 35.93, 38.64, 41.36, 44.08, 46.79, 49.51, 52.23, 54.94, 57.66, 60.38, 63.09, 65.81, 68.53, 71.24, 73.96, 76.68, 79.39, 82.11, 84.83, 87.54, 90.26, 92.98, 95.69, 98.41, 101.1, 103.8, 106.6, 109.3, 112.0, 114.7, 117.4, 120.1, 122.9, 125.6, 128.3, 131.0, 133.7, 136.4, 139.2, 141.9, 144.6, 147.3, 150.0, 152.7, 155.5, 158.2, 160.9, 163.6, 166.3, 169.0, 171.8, 174.5, 177.2, 179.9, 182.6, 185.3, 188.1, 190.8, 193.5, 196.2, 198.9, 201.6, 204.4, 207.1, 209.8, 212.5, 215.2, 217.9, 220.7, 223.4, 226.1, 228.8, 231.5, 234.2, 237.0, 239.7, 242.4, 245.1, 247.8, 250.5, 253.3, 256.0, 258.7, 261.4, 264.1, 266.8, 269.6, 272.3], "yaxis": "y"}, {"fill": "tonexty", "fillcolor": "rgba(0.8666666666666667, 0.25098039215686274, 0.25098039215686274, 0.3)", "hoverinfo": "skip", "line": {"color": "rgba(0,0,0,0)", "width": 1}, "showlegend": false, "type": "scatter", "x": [0, 0, 0, 0, 0, 0, 0, 0, 0, 0, 0, 0, 0, 0, 0, 0, 0, 0, 0, 0, 0, 0, 0, 0, 0, 0, 0, 0, 0, 0, 0, 0, 0, 0, 0, 0, 0, 0, 0, 0, 0, 0, 0, 0, 0, 0, 0, 0, 0, 0, 0, 0, 0, 0, 0, 0, 0, 0, 0, 0, 0, 0, 0, 0, 0, 0, 0, 0, 0, 0, 0, 0, 0, 0, 0, 0, 0, 0, 0, 0, 0, 0, 0, 0, 0, 0, 0, 0, 0, 0, 0, 0, 0, 0, 0, 0, 0, 0, 0, 0, 0, 0, 0], "xaxis": "x", "y": [-4.823, -2.106, 0.6105, 3.327, 6.044, 8.761, 11.48, 14.19, 16.91, 19.63, 22.34, 25.06, 27.78, 30.49, 33.21, 35.93, 38.64, 41.36, 44.08, 46.79, 49.51, 52.23, 54.94, 57.66, 60.38, 63.09, 65.81, 68.53, 71.24, 73.96, 76.68, 79.39, 82.11, 84.83, 87.54, 90.26, 92.98, 95.69, 98.41, 101.1, 103.8, 106.6, 109.3, 112.0, 114.7, 117.4, 120.1, 122.9, 125.6, 128.3, 131.0, 133.7, 136.4, 139.2, 141.9, 144.6, 147.3, 150.0, 152.7, 155.5, 158.2, 160.9, 163.6, 166.3, 169.0, 171.8, 174.5, 177.2, 179.9, 182.6, 185.3, 188.1, 190.8, 193.5, 196.2, 198.9, 201.6, 204.4, 207.1, 209.8, 212.5, 215.2, 217.9, 220.7, 223.4, 226.1, 228.8, 231.5, 234.2, 237.0, 239.7, 242.4, 245.1, 247.8, 250.5, 253.3, 256.0, 258.7, 261.4, 264.1, 266.8, 269.6, 272.3], "yaxis": "y"}, {"customdata": [[null, "Chunk index: <b>0</b>", 92.98], [null, "Chunk index: <b>0</b>", 92.98]], "hoverlabel": {"bgcolor": "#DD4040", "font": {"color": "white"}}, "hovertemplate": "Chunk %{customdata[0]}: %{customdata[1]}, <b>%{customdata[2]}</b>", "line": {"color": "#DD4040", "dash": "dot", "width": 1}, "mode": "lines", "name": "Alerts", "showlegend": false, "type": "scatter", "x": [0, -0.9672], "xaxis": "x", "y": [92.98, 92.98], "yaxis": "y"}, {"customdata": [[null, "Chunk index: <b>0</b>", 131.0], [null, "Chunk index: <b>0</b>", 131.0]], "hoverlabel": {"bgcolor": "#DD4040", "font": {"color": "white"}}, "hovertemplate": "Chunk %{customdata[0]}: %{customdata[1]}, <b>%{customdata[2]}</b>", "line": {"color": "#DD4040", "dash": "dot", "width": 1}, "mode": "lines", "name": "Alerts", "showlegend": false, "type": "scatter", "x": [0, -0.8481], "xaxis": "x", "y": [131.0, 131.0], "yaxis": "y"}, {"customdata": [[null, "Chunk index: <b>0</b>", 171.8], [null, "Chunk index: <b>0</b>", 171.8]], "hoverlabel": {"bgcolor": "#DD4040", "font": {"color": "white"}}, "hovertemplate": "Chunk %{customdata[0]}: %{customdata[1]}, <b>%{customdata[2]}</b>", "line": {"color": "#DD4040", "dash": "dot", "width": 1}, "mode": "lines", "name": "Alerts", "showlegend": false, "type": "scatter", "x": [0, -0.83], "xaxis": "x", "y": [171.8, 171.8], "yaxis": "y"}], "layout": {"annotations": [{"font": {"size": 16}, "showarrow": false, "text": "<b>Glucose</b> distribution (alerts for <b>Jensen-Shannon distance)</b>", "x": 0.5, "xanchor": "center", "xref": "paper", "y": 1, "yanchor": "bottom", "yref": "paper"}], "height": 500, "hoverlabel": {"bgcolor": "white", "font": {"size": 14}}, "legend": {"itemclick": false, "itemdoubleclick": false, "traceorder": "grouped"}, "paper_bgcolor": "rgba(255,255,255,1)", "plot_bgcolor": "rgba(255,255,255,1)", "title": {"text": "Column distributions"}, "xaxis": {"anchor": "y", "domain": [0, 1], "linecolor": "#3b0280", "matches": "x", "mirror": true, "showgrid": false, "title": {"text": "Chunk"}, "zeroline": false}, "yaxis": {"anchor": "x", "domain": [0, 1], "linecolor": "#3b0280", "mirror": true, "showgrid": false, "title": {"text": "Values"}, "zeroline": false}}}
